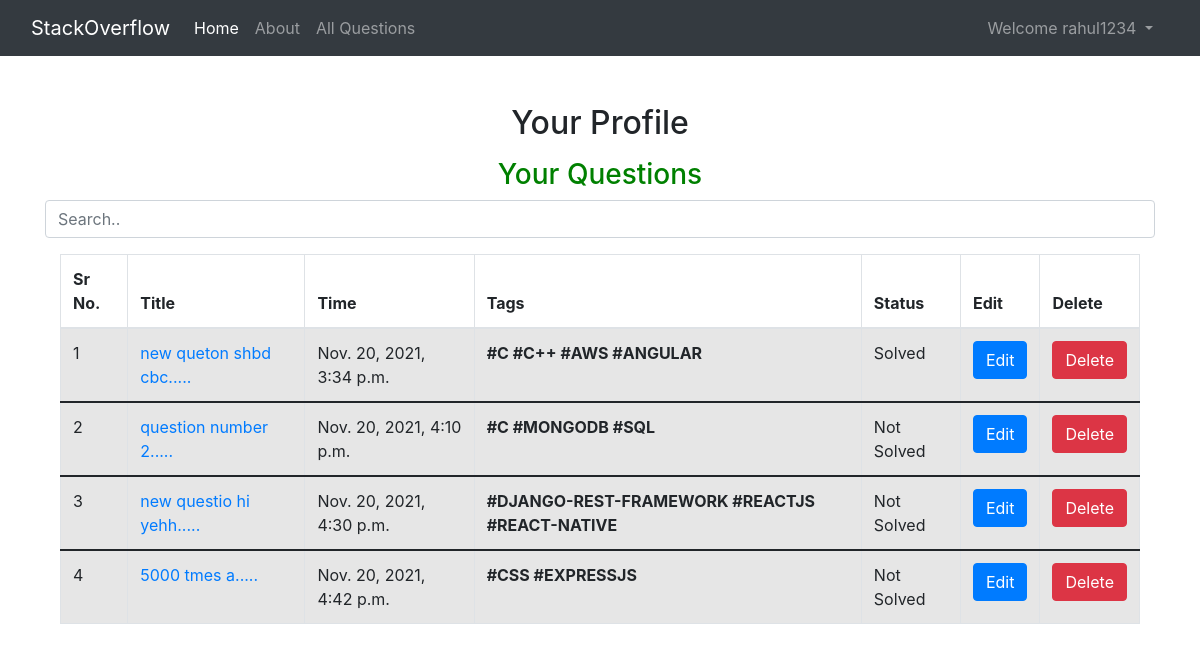
/profile/ (signed in), run on the app's committed database.
### questionsApp/models.py (models this page shows, shortened)
class Question(models.Model):
    question_id = models.AutoField(primary_key=True)
    question_author = models.ForeignKey(User, on_delete=models.CASCADE)
    question_title = models.CharField(max_length=100, default="")
    question_body = RichTextField(blank=True, null=True)
    created_at = models.DateTimeField(auto_now=True)
    question_status = models.CharField(max_length=20,
                                       choices=STATUS_CHOICES,
                                       default="Not Solved")
    question_tags = models.ManyToManyField(Tags)

class Tags(models.Model):
    tag_id = models.AutoField(primary_key=True)
    tag_name = models.CharField(max_length=30)
    def __str__(self):
        return self.tag_name

### questionsApp/views.py (the view)
# urls.py: path('profile/', views.profile,
def profile(request):
    if not request.user.is_authenticated:
        return redirect('/userLogin')
    all_user_questions = Question.objects.filter(question_author=request.user)
    context = {
        'all_user_data': all_user_questions
    }
    return render(request, 'UserpagesFolder/profile.html', context)

### questionsApp/templates/UserpagesFolder/profile.html (shortened to what this page needs)
{% extends 'baseNavigation.html' %}
{% block body %}
<div class="container my-5">
    <h2 class="text-center">
        Your Profile
        <link rel="stylesheet" href="https://cdn.datatables.net/1.10.2/css/jquery.dataTables.min.css" />
        <div class="container">
            <div class="row header my-3" style="text-align: center; color: green">
                <h3>Your Questions</h3>
                <input class="form-control" id="myInput" type="text" placeholder="Search..">
                <br>
            </div>
            <table id="myTable" class="table table-striped table-bordered" style="width: 100%">
                <thead>
                    <tr>
                        <th>Sr No.</th>
                        <th>Title</th>
                        <th>Time</th>
                        <th>Tags</th>
                        <th>Status</th>
                        <th>Edit</th>
                        <th>Delete</th>
                    </tr>
                </thead>
                {% for i in all_user_data %}
                <tbody>
                    <tr>
                        <td>{{forloop.counter}}</td>
                        <td>
                            <a href="/viewQuestion/detailviewQuestion/{{i.question_id}}">
                                {{i.question_title|slice:":20"}}.....</a>
                        </td>
                        <td>{{i.created_at}}</td>
                        <td>
                            {% for area in i.question_tags.all %}<b>#{{ area }} </b>{% endfor %}
                        </td>
                        <td>{{i.question_status}}</td>
                        <td>
                            <a class="btn btn-primary" href="{% url 'editQuestion' i.question_id %}"
                                role="button">Edit</a>
                        </td>
                        <td>
                            <a class="btn btn-danger" href="{% url 'deleteQuestion' i.question_id %}" role="button"
                                onclick="return confirm('Are You Sure You want to delete Question?')">Delete</a>
                        </td>
                    </tr>
                </tbody>
                {% endfor %}
            </table>
        </div>
    </h2>
    {% endblock body %}

### questionsApp/templates/baseNavigation.html (shortened to what this page needs)
<!DOCTYPE html>
<html lang="en">
  <head>
    <link
      href="https://cdn.jsdelivr.net/npm/bootstrap@5.1.3/dist/css/bootstrap.min.css"
      rel="stylesheet"
    />
  </head>
  <body>
    <nav class="navbar navbar-expand-lg navbar-dark bg-dark">
      <div class="container-fluid">
        <a class="navbar-brand" href="/">StackOverflow</a>
        <div class="collapse navbar-collapse" id="navbarSupportedContent">
          <ul class="navbar-nav me-auto mb-2 mb-lg-0">
            <li class="nav-item">
              <a class="nav-link active" aria-current="page" href="/">Home</a>
            </li>
            <li class="nav-item">
              <a class="nav-link" href="/about">About</a>
            </li>
            <li class="nav-item">
              <a href="/viewQuestion" class="nav-link" aria-current="page"
                >All Questions</a
              >
            </li>
          </ul>
          {% if user.is_authenticated %}
          <ul class="navbar-nav mr-2">
            <li class="nav-item dropdown">
              <a
                class="nav-link dropdown-toggle"
                href="#"
                id="navbarDropdown"
                role="button"
                data-bs-toggle="dropdown"
                aria-expanded="false"
              >
                Welcome {{request.user}}
              </a>
            </li>
          </ul>
          {% endif %}
        </div>
      </div>
    </nav>
     {% block body %} {% endblock body %}
    <link
      rel="stylesheet"
      href="https://maxcdn.bootstrapcdn.com/bootstrap/4.5.2/css/bootstrap.min.css"
    />
  </body>
</html>

### data on the page
Question: question_title "new queton shbd cbc", created_at "Nov. 20, 2021, 3:34 p.m.", question_status "Solved"
Tags: tag_name "C"
Tags: tag_name "C++"
Tags: tag_name "AWS"
Tags: tag_name "ANGULAR"
Question: question_title "question number 2", created_at "Nov. 20, 2021, 4:10 p.m.", question_status "Not Solved"
Tags: tag_name "MONGODB"
Tags: tag_name "SQL"
Question: question_title "new questio hi yehh", created_at "Nov. 20, 2021, 4:30 p.m.", question_status "Not Solved"
Tags: tag_name "DJANGO-REST-FRAMEWORK"
Tags: tag_name "REACTJS"
Tags: tag_name "REACT-NATIVE"
Question: question_title "5000 tmes a", created_at "Nov. 20, 2021, 4:42 p.m.", question_status "Not Solved"
Tags: tag_name "CSS"
Tags: tag_name "EXPRESSJS"

### other printed values
{{ request.user }} "rahul1234"
